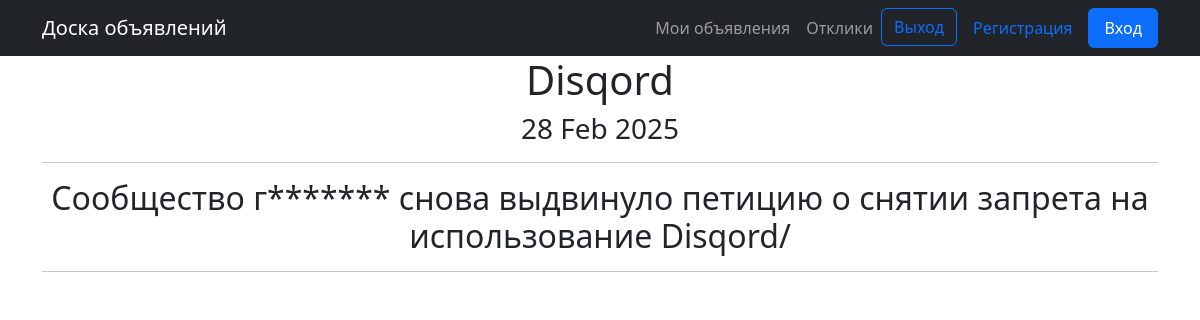
Screenshot of /news/3 with the database file from the repository.
### news/models.py (models this page shows, shortened)
class Post(models.Model):
    author = models.ForeignKey(Author, on_delete=models.CASCADE)
    ARTICLE = 'AR'
    NEWS = 'NW'
    CATEGORIES = (
        (NEWS, 'Новость'),
        (ARTICLE, 'Статья'),
    )
    publication = models.CharField(max_length=2, choices=CATEGORIES, default=NEWS)
    date_creation = models.DateTimeField(auto_now_add=True)
    post_category = models.ManyToManyField(Category, through='PostCategory')
    title = models.CharField(max_length=256)
    text = models.TextField()
    rating = models.SmallIntegerField(default=0)
    def __str__(self):
        return f'{self.title}'

### news/views.py (the view)
# urls.py: path('<int:pk>', NewList.as_view()),
class NewList(DetailView):
    model = Post
    template_name = 'new.html'
    context_object_name = 'new'

### news/templatetags/custom_filters.py (called while the page is built)
@register.filter()
def censor(value):
    bad_word = ['Искусство', 'Мэр', 'геймеров', 'очко']
    for word in value.split():
        for i in bad_word:
            if i.lower() in word.lower().replace(',.:;/-\\""', ''):
                value = value.replace(i, f"{i[0]}{'*' * (len(i) - 1)}")
    if not isinstance(value, str):
        raise TypeError(f'Фильтр применяется к неразрешенному типу {type(value)}\nРазрешенный тип str')
    return value

### templates/new.html (shortened to what this page needs)
{% extends 'flatpages/default.html' %}
{% load custom_filters %}
{% block content %}
<h1>{{ new }}</h1>
<h3>{{ new.date_creation|date:'d M Y' }}</h3>
<hr>
<h2>{{ new.text|censor }}</h2>
<hr>
{% endblock content %}

### rows the page displays
Post: title "Disqord", date_creation "28 Feb 2025", text|censor "Сообщество г******* снова выдвинуло петицию о снятии запрета на использование Disqord/"
